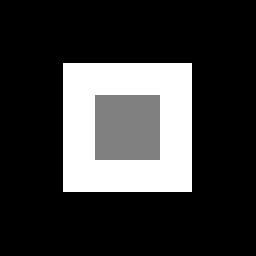
%> input picture LAB - 10/Test_Image.jpg, 256 x 256 px
$ octave a_3.m   (GNU Octave 9; MATLAB toolbox functions it lacks are replaced by stand-ins)
%> lines starting %> are read from the running program, lines starting %| are printed output that depends on the picture
clear all;
img = imread('Test_Image.jpg');
%> img is the input picture: size 256x256 uint8; min 0, max 255, mean 56.6
img = double(img);
%> img: size 256x256 double
img = mat2gray(img);

imhist(img);
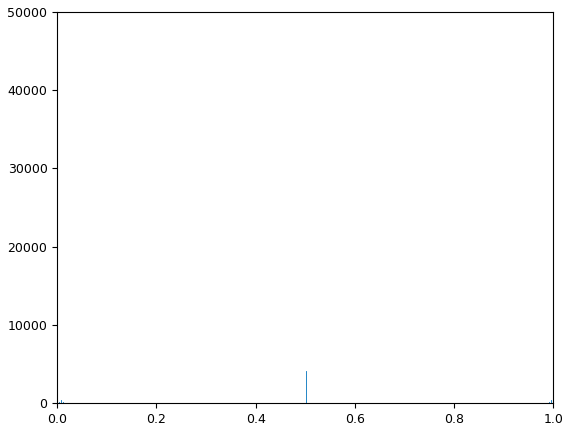
%> figure redrawn from the program's plot data; highest point at x = 0, y = 48225

noise = imnoise(img, 'Salt & Pepper', 0.5);
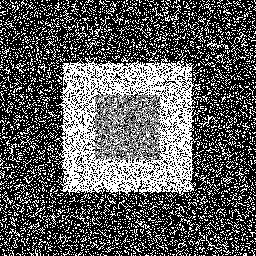
%> noise: size 256x256 double; min 0, max 1, mean 0.359
figure,imshow (noise);
figure, imhist(noise);
